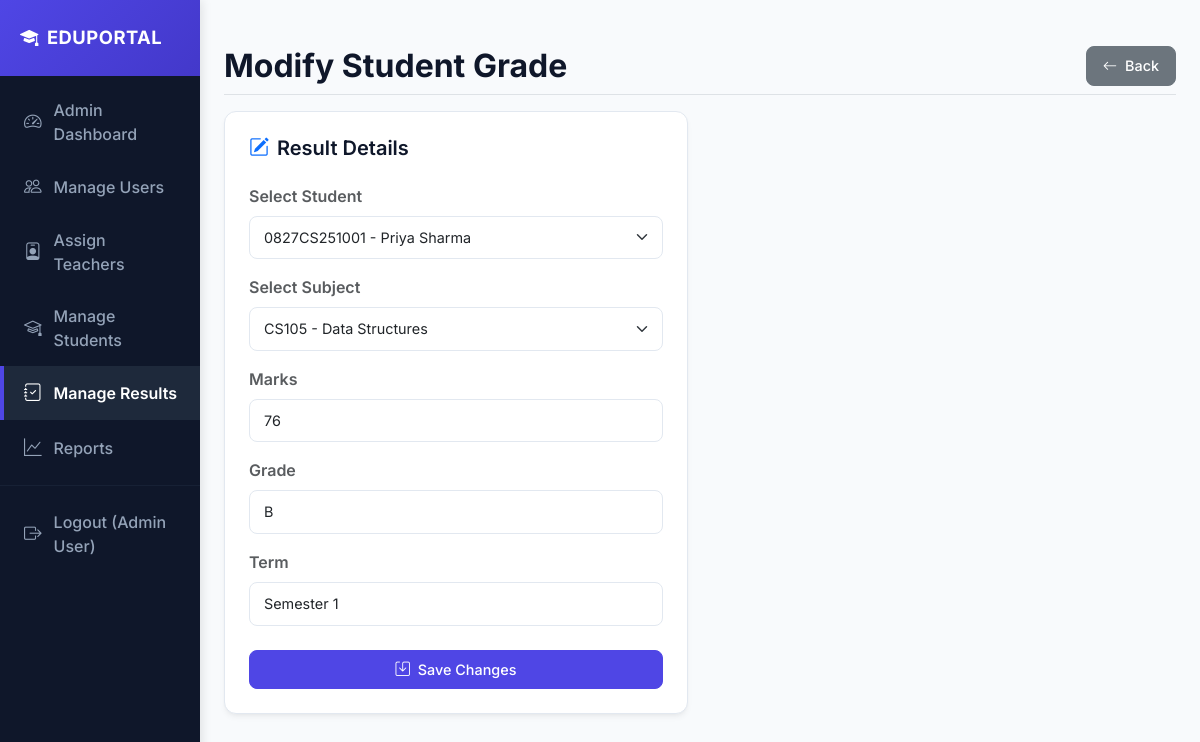
/results_edit.php?id=2 (signed in), run on the app's committed database.
### tables this page shows
CREATE TABLE results (
  id INT AUTO_INCREMENT PRIMARY KEY,
  student_id INT,
  subject_id INT,
  marks INT,
  grade VARCHAR(10),
  term VARCHAR(50),
  created_at TIMESTAMP DEFAULT CURRENT_TIMESTAMP,
  FOREIGN KEY (student_id) REFERENCES students(id) ON DELETE CASCADE,
  FOREIGN KEY (subject_id) REFERENCES subjects(id) ON DELETE CASCADE
);

CREATE TABLE students (
  id INT AUTO_INCREMENT PRIMARY KEY,
  user_id INT DEFAULT NULL UNIQUE,
  roll_no VARCHAR(50),
  name VARCHAR(150),
  class VARCHAR(50),
  section VARCHAR(20),
  created_at TIMESTAMP DEFAULT CURRENT_TIMESTAMP,
  FOREIGN KEY (user_id) REFERENCES users(id) ON DELETE SET NULL
);

CREATE TABLE subjects (
  id INT AUTO_INCREMENT PRIMARY KEY,
  code VARCHAR(50),
  title VARCHAR(200)
);

### results_edit.php (the view, shortened to what this page needs)
<?php
require_once 'config/db.php';
$id = (int)$_GET['id'];
$students = $conn->query('SELECT * FROM students');
$subjects = $conn->query('SELECT * FROM subjects');
$stmt = $conn->prepare('SELECT * FROM results WHERE id=?'); $stmt->bind_param('i',$id); $stmt->execute(); $res = $stmt->get_result(); $r = $res->fetch_assoc();
?>
<!doctype html>
<html>
<head>
  <link href="https://cdn.jsdelivr.net/npm/bootstrap@5.3.2/dist/css/bootstrap.min.css" rel="stylesheet">
  <link rel="stylesheet" href="https://cdn.jsdelivr.net/npm/bootstrap-icons@1.11.2/font/bootstrap-icons.min.css">
  <link rel="stylesheet" href="style.css">
</head>
<body>
  <div class="container-fluid">
    <div class="row">
      <?php include 'includes/sidebar.php'; ?>
      <main class="col-md-9 ms-sm-auto col-lg-10 px-md-4">
        <div class="d-flex justify-content-between align-items-center pt-3 pb-2 mb-3 border-bottom">
          <h2 class="h2 page-title mb-0">Modify Student Grade</h2>
          <a class="btn btn-secondary" href="results.php"><i class="bi bi-arrow-left me-1"></i> Back</a>
        </div>
        <div class="row">
          <div class="col-md-6">
            <div class="card p-4">
              <h5 class="card-title mb-4"><i class="bi bi-pencil-square text-primary me-2"></i>Result Details</h5>
              <form method="post">
                <div class="mb-3">
                  <label class="form-label fw-semibold text-muted">Select Student</label>
                  <select name="student_id" class="form-select">
                    <?php while($s=$students->fetch_assoc()): ?>
                      <option value="<?= $s['id'] ?>" <?= $s['id']==$r['student_id']? 'selected':'' ?>><?= htmlspecialchars($s['roll_no'].' - '.$s['name']) ?></option>
                    <?php endwhile; ?>
                  </select>
                </div>
                <div class="mb-3">
                  <label class="form-label fw-semibold text-muted">Select Subject</label>
                  <select name="subject_id" class="form-select">
                    <?php while($sub=$subjects->fetch_assoc()): ?>
                      <option value="<?= $sub['id'] ?>" <?= $sub['id']==$r['subject_id']? 'selected':'' ?>><?= htmlspecialchars($sub['code'].' - '.$sub['title']) ?></option>
                    <?php endwhile; ?>
                  </select>
                </div>
                <div class="mb-3">
                  <label class="form-label fw-semibold text-muted">Marks</label>
                  <input name="marks" class="form-control" value="<?= $r['marks'] ?>" required>
                </div>
                <div class="mb-3">
                  <label class="form-label fw-semibold text-muted">Grade</label>
                  <input name="grade" class="form-control" value="<?= htmlspecialchars($r['grade']) ?>">
                </div>
                <div class="mb-3">
                  <label class="form-label fw-semibold text-muted">Term</label>
                  <input name="term" class="form-control" value="<?= htmlspecialchars($r['term']) ?>">
                </div>
                <button class="btn btn-primary w-100 py-2.5 mt-2" name="save">
                  <i class="bi bi-save me-1"></i> Save Changes
                </button>
              </form>
            </div>
          </div>
        </div>
      </main>
    </div>
  </div>
</body>
</html>

### style.css (style rules this page uses)
:root { --bg-primary: #f8fafc; --text-main: #1e293b; --text-muted: #64748b; --sidebar-bg: #0f172a; --sidebar-hover: #1e293b; --primary: #4f46e5; --primary-hover: #4338ca; --border-color: #e2e8f0; --card-shadow: 0 4px 6px -1px rgb(0 0 0 / 0.05), 0 2px 4px -2px rgb(0 0 0 / 0.05); }
body { font-family: 'Inter', sans-serif; background-color: var(--bg-primary); color: var(--text-main); margin: 0; padding: 0; }
main { padding: 30px 40px; }
.page-title { font-weight: 700; color: var(--sidebar-bg); margin-bottom: 24px; }
.card { background-color: #ffffff; border: 1px solid var(--border-color); border-radius: 12px; box-shadow: var(--card-shadow); transition: transform 0.2s ease, box-shadow 0.2s ease; }
.card-title { font-weight: 600; color: var(--sidebar-bg); }
.form-control, .form-select { border-radius: 8px; border: 1px solid var(--border-color); padding: 10px 14px; font-size: 0.9rem; transition: border-color 0.2s ease, box-shadow 0.2s ease; }
.btn { border-radius: 8px; font-weight: 500; padding: 8px 16px; font-size: 0.9rem; transition: all 0.2s ease; }
.btn-primary { background-color: var(--primary); border-color: var(--primary); }

### data on the page
results: student_id "0827CS251001 - Priya Sharma", subject_id "CS105 - Data Structures", marks "76", grade "B", term "Semester 1"

### other printed values
$user['name'] "Admin User"
